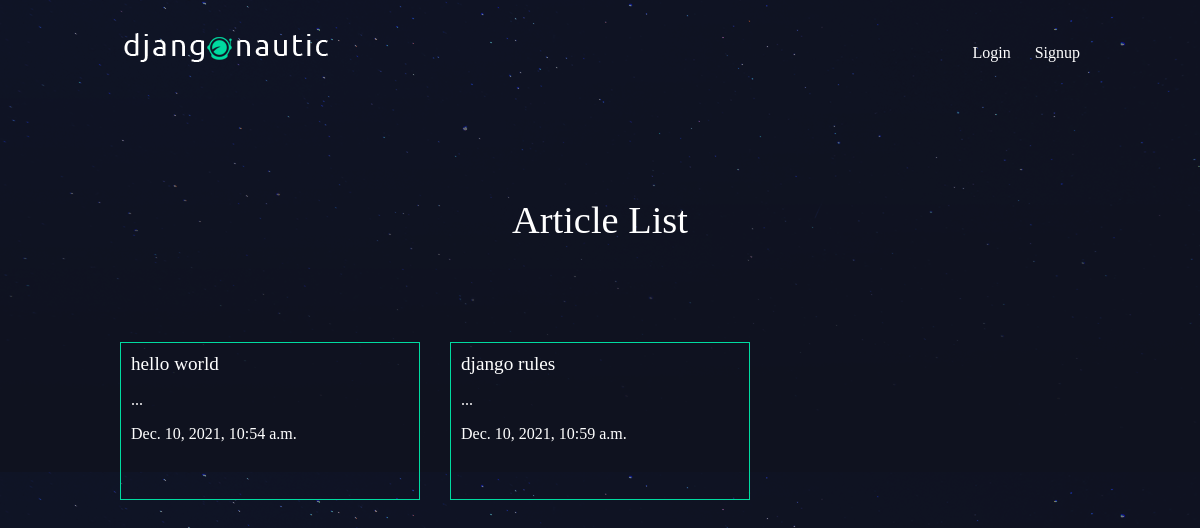
/articles/, run on an earlier commit of the app's database.
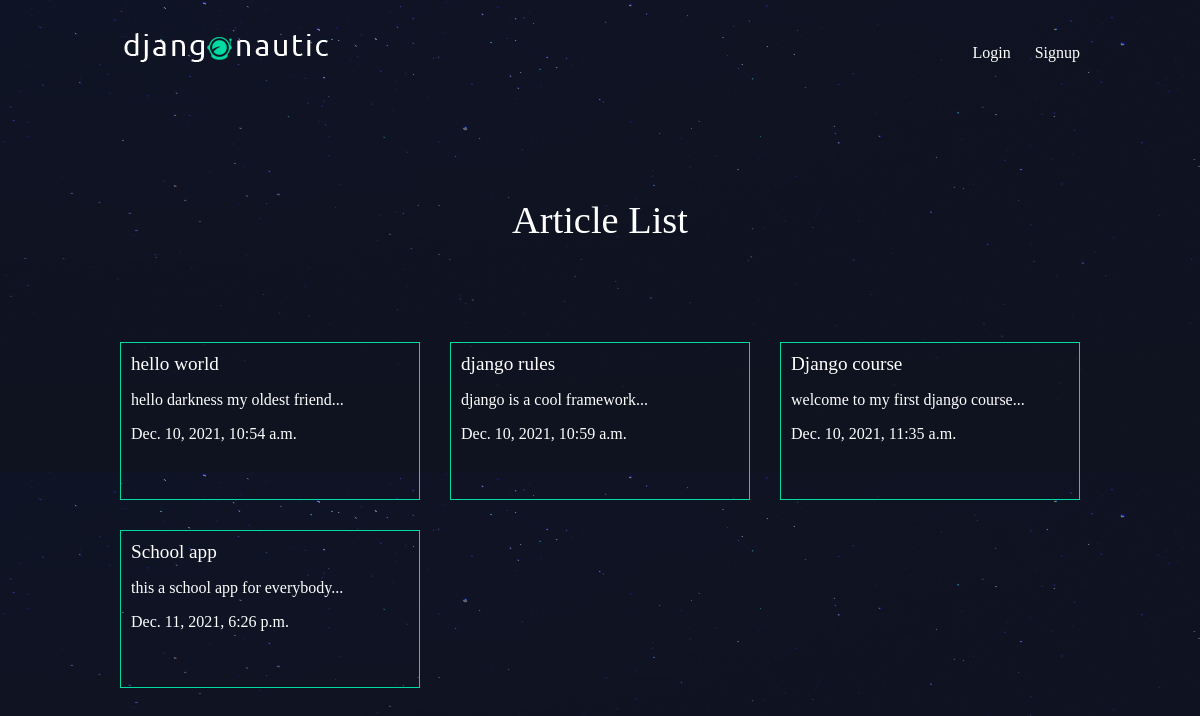
And on a later commit of the database.
### articles/models.py (models this page shows, shortened)
class Article(models.Model):
    title = models.CharField(max_length=100)
    slug = models.SlugField()
    body = models.TextField()
    date = models.DateTimeField(auto_now_add=True)
    thumb = models.ImageField(default='default.png', blank=True)
    author = models.ForeignKey(User, on_delete=models.CASCADE, default=None)
    def snippet(self):
        return self.body[:50] + '...'

### articles/views.py (the view)
def article_list(request):
    articles = Article.objects.all().order_by('date')
    return render(request, 'articles/index.html', {
        'articles':articles
    })

### articles/templates/articles/index.html
{% extends 'layout.html' %}
{% block content %}
  <h1>Article List</h1>
  <div class="articles">
    {% for article in articles %}
    <div class="article">
      <h2><a href="{% url 'articles:details' slug=article.slug %}">{{ article.title }}</a></h2>
      <p>{{ article.snippet }}</p>
      <p>{{ article.date }}</p>
    </div>
    {% endfor %}
  </div>
{% endblock %}

### templates/layout.html (shortened to what this page needs)
{% load static %}
<!DOCTYPE html>
<html lang="en">
  <head>
    <link rel="stylesheet" href="{% static 'styles.css' %}" />
  </head>
  <body>
    <header class="wrapper">
      <h1>
        <a href="{% url 'home' %}"
          ><img src="{% static 'logo.png' %}"
        /></a>
      </h1>
      <nav>
        <ul>
          {% if user.is_authenticated %}
          <li>
            <form
              class="logout-link"
              action="{% url 'accounts:logout' %}"
              method="post"
            >
              {% csrf_token %}
              <button type="submit">Logout</button>
            </form>
          </li>
          <li><a href="{% url 'articles:create' %}" class="highlight">Create Article</a></li>
          {% else %}
          <li><a href="{% url 'accounts:login' %}">Login</a></li>
          <li><a href="{% url 'accounts:signup' %}">Signup</a></li>
          {% endif %}
        </ul>
      </nav>
    </header>
    <div class="wrapper">{% block content %} {% endblock %}</div>
  </body>
</html>

### assets/styles.css (style rules this page uses)
body { background-color: #0f121f; background-image: url(/static/stars.png); color: #fff; }
body * { font-family: Ubuntu; }
h1, h2, h3, h4, h5 { font-weight: normal; margin: 0; }
a, a:hover, a:visited { color: #fff; text-decoration: none; }
.wrapper { max-width: 960px; margin: 0 auto; }
div.wrapper > h1 { text-align: center; margin: 100px auto; font-size: 2.4em }
header { display: grid; grid-template-columns: 1fr 1fr; padding: 20px 0; }
nav { justify-self: end; }
nav li { display: inline-block; list-style-type: none; margin-left: 20px; }
.articles { display: grid; grid-template-columns: 1fr 1fr 1fr; grid-gap: 30px; }
.article { padding: 10px; border: 1px solid #00dba0; position: relative; padding-bottom: 40px; }
.article h2 { font-size: 1.2em; }

What changed in the data, as far as the page shows it:
changed Article "hello world": snippet "..." → "hello darkness my oldest friend..."
changed Article "django rules": snippet "..." → "django is a cool framework..."
added Article: title "Django course", snippet "welcome to my first django course...", date "Dec. 10, 2021, 11:35 a.m."
added Article: title "School app", snippet "this a school app for everybody...", date "Dec. 11, 2021, 6:26 p.m."
